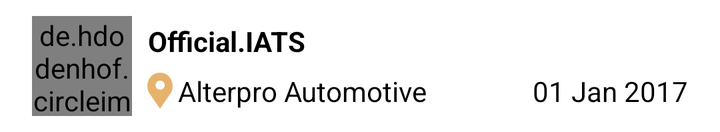
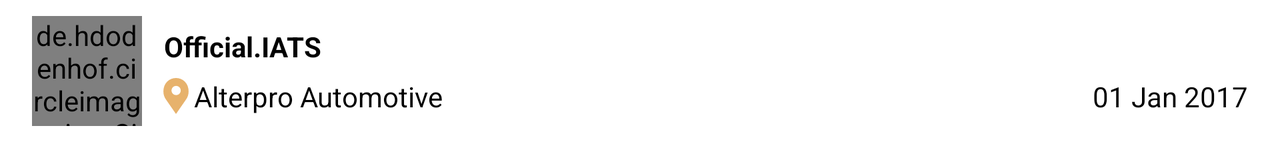

Two renders of one Android screen. The first uses the default layout on a phone; the second uses the alternative layout the repository ships for a different screen configuration, on a matching device. The two XML files are below.
<!-- AndroidManifest.xml: fallback theme Theme.MaterialComponents.DayNight.NoActionBar -->
<!-- res/layout/view_list_feed_profile.xml -->
<?xml version="1.0" encoding="utf-8"?>
<android.support.constraint.ConstraintLayout xmlns:android="http://schemas.android.com/apk/res/android"
    xmlns:app="http://schemas.android.com/apk/res-auto"
    xmlns:tools="http://schemas.android.com/tools"
    android:layout_width="match_parent"
    android:layout_height="wrap_content"
    android:background="@color/white"
    android:paddingEnd="@dimen/feed_padding"
    android:paddingStart="@dimen/feed_padding">

    <de.hdodenhof.circleimageview.CircleImageView
        android:id="@+id/avatar_image"
        android:layout_width="50dp"
        android:layout_height="50dp"
        android:layout_marginBottom="8dp"
        android:layout_marginTop="8dp"
        android:cropToPadding="true"
        android:padding="0dp"
        android:src="@drawable/avatar_placeholder"
        app:civ_border_color="@color/gold"
        app:civ_border_overlay="true"
        app:civ_border_width="2dp"
        app:civ_fill_color="@color/white"
        app:layout_constraintBottom_toBottomOf="parent"
        app:layout_constraintLeft_toLeftOf="parent"
        app:layout_constraintTop_toTopOf="parent" />

    <LinearLayout
        android:layout_width="0dp"
        android:layout_height="wrap_content"
        android:orientation="vertical"
        app:layout_constraintBottom_toBottomOf="parent"
        app:layout_constraintLeft_toRightOf="@+id/avatar_image"
        app:layout_constraintRight_toRightOf="parent"
        app:layout_constraintTop_toTopOf="parent">

        <TextView
            android:id="@+id/username_text"
            style="@style/Profile.Name"
            android:layout_width="match_parent"
            android:layout_height="wrap_content"
            android:layout_marginStart="8dp"
            android:layout_marginTop="0dp"
            android:text="@string/dummy_username"
            app:layout_constraintLeft_toRightOf="@+id/avatar_image"
            app:layout_constraintTop_toTopOf="parent" />

        <LinearLayout
            android:layout_width="match_parent"
            android:layout_height="match_parent"
            android:layout_marginStart="5dp"
            android:layout_marginTop="6dp"
            android:orientation="horizontal"
            app:layout_constraintLeft_toRightOf="@+id/avatar_image"
            app:layout_constraintRight_toRightOf="parent"
            app:layout_constraintTop_toBottomOf="@+id/username_text">

            <TextView
                android:id="@+id/location_text"
                style="@style/Profile"
                android:layout_width="wrap_content"
                android:layout_height="wrap_content"
                android:layout_weight="1"
                android:drawableStart="@drawable/ic_place_18"
                android:gravity="center_vertical"
                android:text="@string/dummy_location" />

            <TextView
                android:id="@+id/date_text"
                style="@style/Profile"
                android:layout_width="wrap_content"
                android:layout_height="wrap_content"
                android:layout_weight="1"
                android:text="@string/dummy_date"
                android:textAlignment="textEnd" />
        </LinearLayout>
    </LinearLayout>

</android.support.constraint.ConstraintLayout>
<!-- resources referenced by this layout -->
<resources>
  <color name="gold">#e7b26c</color>
  <color name="white">#ffffff</color>
  <dimen name="feed_padding">16dp</dimen>
  <!-- drawable ic_place_18 (drawable) -->
  <vector android:height="18dp" android:viewportHeight="54.757"
      android:viewportWidth="54.757" android:width="18dp" xmlns:android="http://schemas.android.com/apk/res/android">
      <path android:fillColor="#FFe7b26c" android:pathData="M40.94,5.62C37.32,2 32.5,0 27.38,0c-5.12,0 -9.94,2 -13.56,5.62c-6.7,6.7 -7.54,19.31 -1.8,26.95L27.38,54.76L42.72,32.6C48.48,24.93 47.64,12.32 40.94,5.62zM27.56,26c-3.86,0 -7,-3.14 -7,-7s3.14,-7 7,-7s7,3.14 7,7S31.42,26 27.56,26z"/>
  </vector>
  <string name="dummy_date">01 Jan 2017</string>
  <string name="dummy_location">Alterpro Automotive</string>
  <string name="dummy_username">Official.IATS</string>
  <style name="Profile">
          <item name="android:textColor">@color/black</item>
      </style>
  <style name="Profile.Name" parent="Profile">
          <item name="android:textStyle">bold</item>
      </style>
  <color name="black">#000000</color>
</resources>
<!-- res/layout-w560dp/view_list_feed_profile.xml (the repository's variant of the layout above) -->
<!-- drawn on the phone turned sideways -->
<?xml version="1.0" encoding="utf-8"?>
<android.support.constraint.ConstraintLayout xmlns:android="http://schemas.android.com/apk/res/android"
    xmlns:app="http://schemas.android.com/apk/res-auto"
    android:layout_width="match_parent"
    android:layout_height="wrap_content"
    android:background="@color/white"
    android:paddingEnd="@dimen/feed_padding"
    android:paddingStart="@dimen/feed_padding">

    <de.hdodenhof.circleimageview.CircleImageView
        android:id="@+id/avatar_image"
        android:layout_width="55dp"
        android:layout_height="55dp"
        android:layout_marginBottom="8dp"
        android:layout_marginTop="8dp"
        android:src="@drawable/avatar_placeholder"
        app:civ_border_overlay="true"
        app:civ_border_color="@color/gold"
        app:civ_border_width="2dp"
        app:layout_constraintBottom_toBottomOf="parent"
        app:layout_constraintLeft_toLeftOf="parent"
        app:layout_constraintTop_toTopOf="parent" />

    <LinearLayout
        android:layout_width="0dp"
        android:layout_height="wrap_content"
        android:orientation="vertical"
        app:layout_constraintBottom_toBottomOf="parent"
        app:layout_constraintLeft_toRightOf="@+id/avatar_image"
        app:layout_constraintRight_toRightOf="parent"
        app:layout_constraintTop_toTopOf="parent">

        <TextView
            android:id="@+id/name_text"
            style="@style/Profile.Name"
            android:layout_width="match_parent"
            android:layout_height="wrap_content"
            android:layout_marginStart="11dp"
            android:layout_marginTop="0dp"
            android:text="@string/dummy_username"
            app:layout_constraintLeft_toRightOf="@+id/avatar_image"
            app:layout_constraintTop_toTopOf="parent" />

        <LinearLayout
            android:layout_width="match_parent"
            android:layout_height="match_parent"
            android:layout_marginStart="8dp"
            android:layout_marginTop="6dp"
            android:orientation="horizontal"
            app:layout_constraintLeft_toRightOf="@+id/avatar_image"
            app:layout_constraintRight_toRightOf="parent"
            app:layout_constraintTop_toBottomOf="@+id/name_text">

            <TextView
                android:id="@+id/location_text"
                style="@style/Profile"
                android:layout_width="wrap_content"
                android:layout_height="wrap_content"
                android:layout_weight="1"
                android:drawableStart="@drawable/ic_place_18"
                android:gravity="center_vertical"
                android:text="@string/dummy_location" />

            <TextView
                android:id="@+id/date_text"
                style="@style/Profile"
                android:layout_width="wrap_content"
                android:layout_height="wrap_content"
                android:layout_weight="1"
                android:text="@string/dummy_date"
                android:textAlignment="textEnd" />
        </LinearLayout>
    </LinearLayout>

</android.support.constraint.ConstraintLayout>
